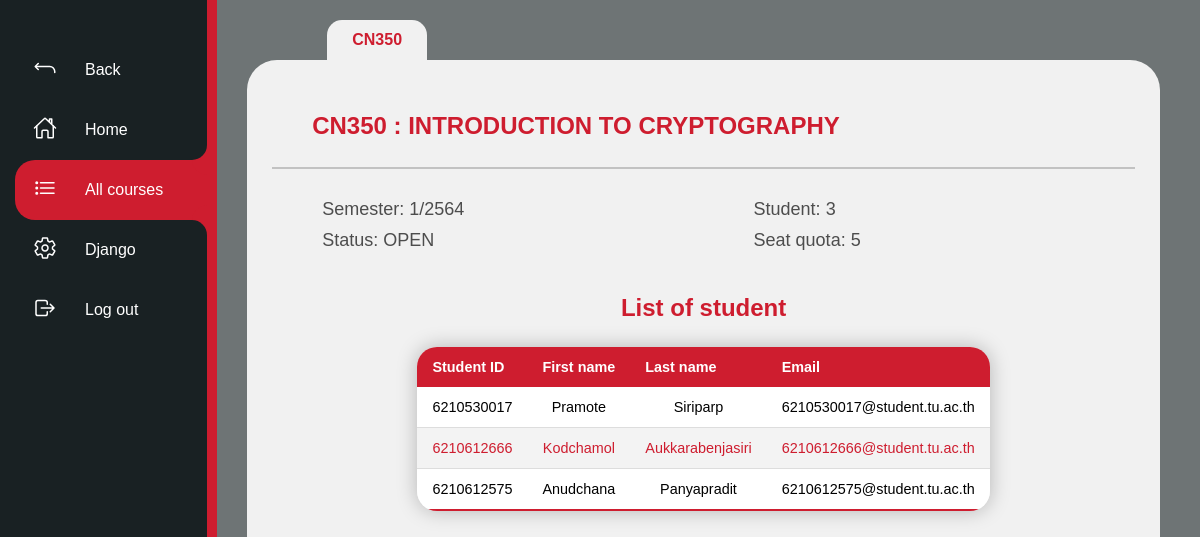
/course/6/ (signed in), run on the app's committed database.
### courses/models.py (models this page shows, shortened)
class Course(models.Model):
    c_code = models.CharField(max_length=5)
    c_name = models.CharField(max_length=150, null = True)
    semester = models.IntegerField()
    a_year = models.IntegerField()
    count_stu = models.IntegerField(default=0)
    max_stu = models.IntegerField()
    status = models.BooleanField(default=True)

class Student(models.Model):
    user = models.OneToOneField(User, null=True, on_delete=models.CASCADE)
    First_name = models.CharField(max_length=100, null = True)
    Last_name = models.CharField(max_length=100, null = True)
    email = models.CharField(max_length=200, null = True)
    student_id = models.CharField(max_length=10, null = True)

### courses/decorators.py (the view)
	def wrapper_function(request, *args, **kwargs):
		group = None
		if request.user.groups.exists():
			group = request.user.groups.all()[0].name
		if group == 'student':
			return redirect('courses:index')
		if group == 'admin':
			return view_func(request, *args, **kwargs)

### courses/views.py (called while the page is built)
@login_required(login_url='courses:login')
@admin_only
def course(request, pk_test):
    course = Course.objects.get(id=pk_test)
    enroll = Enroll.objects.filter(course=course)
    list_of_ids = []
    for stu in enroll:
    	list_of_ids.append(stu.student.student_id)
    students = Student.objects.filter(student_id__in=list_of_ids)
    context = {"course": course, "students": students}
    return render(request, "courses/course.html", context)

### courses/templates/courses/course.html (shortened to what this page needs)
{% extends "courses/layout.html" %}
{% load static %}
{% block body %}
<div class="navigation">
        <ul>
            <li class="list">
                <a href="{% url 'courses:admincourses' %}">
                    <span class="icon"><ion-icon name="return-up-back-outline"></ion-icon></span>
                    <span class="title">Back</span>
                </a>
            </li>
            <li class="list">
                <a href="{% url 'courses:indexadmin' %}">
                    <span class="icon"><ion-icon name="home-outline"></ion-icon></span>
                    <span class="title">Home</span>
                </a>
            </li>
            <li class="list active">
                <a href="{% url 'courses:admincourses' %}">
                    <span class="icon"><ion-icon name="list-outline"></ion-icon></span>
                    <span class="title">All courses</span>
                </a>
            </li>
            <li class="list">
                <a href="{% url 'admin:index' %}">
                    <span class="icon"><ion-icon name="settings-outline"></ion-icon></span>
                    <span class="title">Django</span>
                </a>
            </li>
            <li class="list">
                <a href="{% url 'courses:logout' %}">
                    <span class="icon"><ion-icon name="log-out-outline"></ion-icon></span>
                    <span class="title">Log out</span>
                </a>
            </li>
        </ul>
    </div>
    <div class="containercourse">
        <div class="coursehead">
            <div class="labelcourse"><p>{{ course.c_code }}</p></div>
        </div>
        <div class="pagecourse">
            <div class="pagehead">
                <h2>{{ course.c_code }} : {{course.c_name}}</h2>
            </div>
            <div class="pagebody">
                <div class="pb-up">
                    <div class="pb-l">
                        <p>Semester: {{course.semester}}/{{course.a_year}}</p>
                        {% if course.status %}
                            <p>Status: OPEN</p>
                        {% else %}
                            <p>Status: CLOSED</p>
                        {% endif %}
                    </div>
                    <div class="pb-r">
                        <p>Student: {{course.count_stu}}</p>
                        <p>Seat quota: {{course.max_stu}}</p>
                    </div>
                </div>
                <div class="pb-low">
                    <div class="containertable">
                        <h2>List of student</h2>
                        <div class="table">
                            <table class="content-table">
                                <thead>
                                    <tr>
                                        <th>Student ID</th>
                                        <th>First name</th>
                                        <th>Last name</th>
                                        <th>Email</th>
                                    </tr>
                                </thead>
                                <tbody>
                                    {% for student in students %}
                                    <tr>
                                        <td>{{ student.student_id }}</td>
                                        <td>{{ student.First_name }}</td>
                                        <td>{{ student.Last_name }}</td>
                                        <td>{{ student.email }}</td>
                                    </tr>
                                    {% endfor %}
                                </tbody>
                            </table>
                        </div>
                    </div>
                </div>
            </div>
        </div>
    </div>
{% endblock %}

### static/css/style.css (style rules this page uses)
* { margin: 0; padding: 0; box-sizing: border-box; font-family: Arial, Helvetica, sans-serif; }
body { display: flex; justify-content: left; align-items: top; min-height: 100vh; background-color: #6e7475; }
.navigation { position: relative; width: 75px; background: #192123; box-shadow: 10px 0 0 #ce1d2f; border-left: 10px solid #192123; overflow-x: hidden; transition: width 0.5s; }
.navigation ul { position: absolute; top: 0; left: 0; width: 100%; padding-left: 5px; padding-top: 40px; }
.navigation ul li { position: relative; list-style: none; width: 100%; border-top-left-radius: 20px; border-bottom-left-radius: 20px; }
.navigation ul li.active { background: #ce1d2f; }
.navigation ul li.active a::before { content: ''; position: absolute; top: -30px; right: 0; width: 30px; height: 30px; background: transparent; border-radius: 50%; box-shadow: 15px 15px 0 #ce1d2f; }
.navigation ul li.active a::after { content: ''; position: absolute; bottom: -30px; right: 0; width: 30px; height: 30px; background: transparent; border-radius: 50%; box-shadow: 15px -15px 0 #ce1d2f; }
.navigation ul li a { position: relative; display: block; width: 100%; display: flex; text-decoration: none; color: #fff; }
.navigation ul li a .icon { position: relative; display: block; min-width: 60px; height: 60px; line-height: 70px; text-align: center; }
.navigation ul li a .icon ion-icon { position: relative; font-size: 1.5em; z-index: 1; }
.navigation ul li a .title { position: relative; display: block; padding-left: 10px; height: 60px; line-height: 60px; white-space: nowrap; }
.containertable { position: relative; width: 100%; padding: 20px; display: flex; justify-content: center; align-items: center; text-align: center; flex-direction: column; }
.containertable .content-table { border-collapse: collapse; margin: 25px 0; font-size: 0.9rem; min-width: 400px; border-radius: 20px; overflow: hidden; box-shadow: 0 0 20px rgba(0, 0, 0, 0.25); }
.containertable .content-table thead tr { background-color: #ce1d2f; color: #ffffff; text-align: left; font-weight: bold; }
.containertable .content-table th, .containertable .content-table td { padding: 12px 15px; }
.containertable .content-table tbody tr { border-bottom: 1px solid #dddddd; background-color: white; }
.containertable .content-table tbody tr:nth-of-type(even) { background-color: #f3f3f3; color: #ce1d2f; }
.containertable .content-table tbody tr:last-of-type { border-bottom: 2px solid #ce1d2f; }
.containercourse { position: relative; display: flex; margin: 0; padding: 20px; width: 100%; justify-content: center; align-items: center; text-align: center; flex-direction: column; }
.containercourse .coursehead { width: calc(100% - 200px); }
.containercourse .coursehead .labelcourse { background: #f1f1f1; width: 100px; height: 40px; display: flex; justify-content: center; align-items: center; text-align: center; border-top-left-radius: 15px; border-top-right-radius: 15px; }
.containercourse .coursehead .labelcourse p { font-weight: bold; color: #ce1d2f; }
.containercourse .pagecourse { background: #f1f1f1; display: flex; flex-direction: column; height: calc(100% - 40px); place-content: center; width: calc(100% - 40px); border-radius: 30px; padding: 25px; }
.containercourse .pagecourse .pagehead { height: 10%; text-align: left; border-bottom: 2px solid #c2c2c2; }
.containercourse .pagecourse .pagehead h2 { margin-left: 40px; margin-top: 10px; color: #ce1d2f; }
.containercourse .pagecourse .pagebody { height: 85%; text-align: left; }
.containercourse .pagecourse .pagebody .pb-up { display: flex; }
.containercourse .pagecourse .pagebody .pb-up .pb-l { width: 50%; height: 105px; padding: 20px; }
.containercourse .pagecourse .pagebody .pb-up .pb-l p { color: rgb(77, 77, 77); font-size: 18px; margin: 10px; margin-left: 30px; }
.containercourse .pagecourse .pagebody .pb-up .pb-r { width: 50%; height: 105px; padding: 20px; }
.containercourse .pagecourse .pagebody .pb-up .pb-r p { color: rgb(77, 77, 77); font-size: 18px; margin: 10px; margin-left: 30px; }
.containercourse .pagecourse .pagebody .pb-low { width: 100%; }
.containercourse .pagecourse .pagebody .pb-low .containertable h2 { color: #ce1d2f; }

### data on the page
Course: c_code "CN350", c_name "INTRODUCTION TO CRYPTOGRAPHY", semester "1", a_year "2564", count_stu "3", max_stu "5"
Student: student_id "6210530017", First_name "Pramote", Last_name "Siriparp", email "6210530017@student.tu.ac.th"
Student: student_id "6210612666", First_name "Kodchamol", Last_name "Aukkarabenjasiri", email "6210612666@student.tu.ac.th"
Student: student_id "6210612575", First_name "Anudchana", Last_name "Panyapradit", email "6210612575@student.tu.ac.th"
